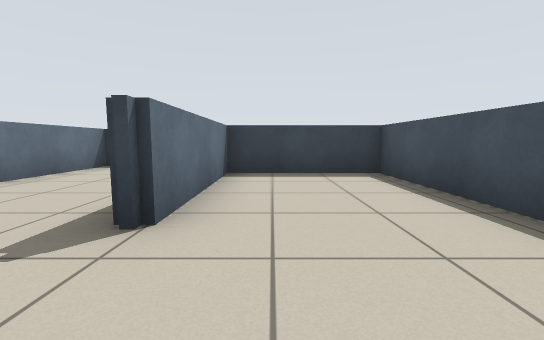
[1] (above)

24 first-person views from a walk through a world built for the Player/Stage simulator. The camera is 0.67 m above the floor, tilts 6° down and sees 90° across. Floor lines are 1 m apart. The floor is counted in squares, 1 m on a side. Each view is taken from the middle of a square. On the plan, view 1 faces up. The plan holds only what a view shows up to about 9 squares ahead; the rest is blank. Robots are left out.

[2]
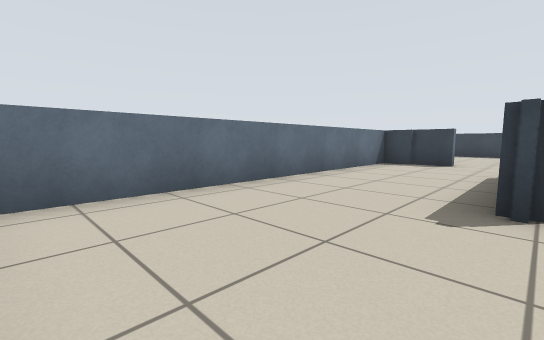

[3]
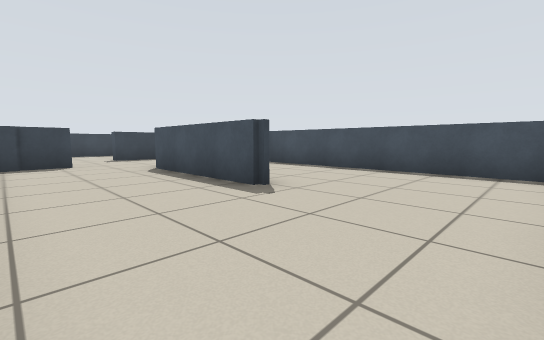

[4]
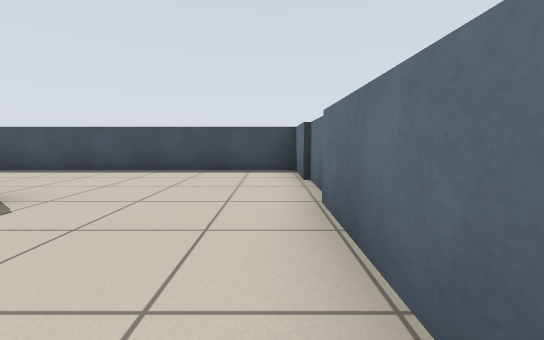

[5]
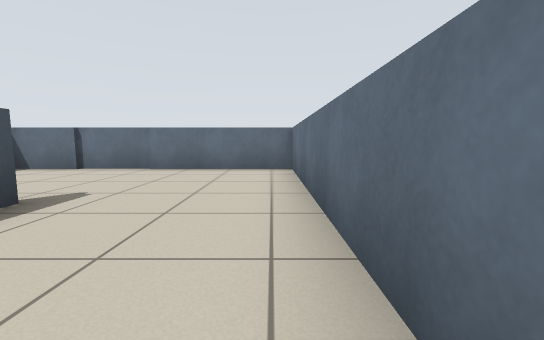

[6]
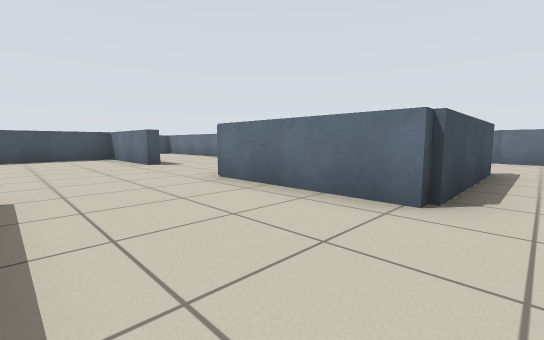

[7]
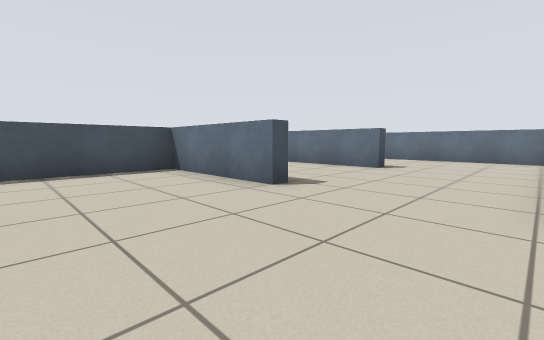

[8]
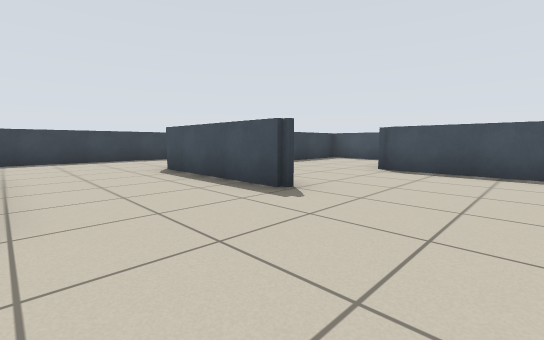

[9]
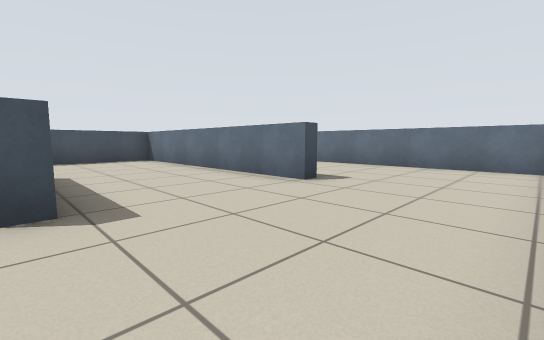

[10]
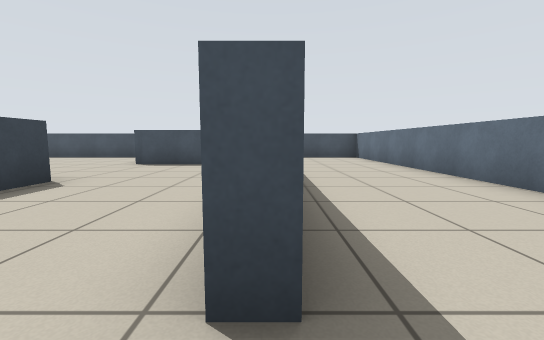

[11]
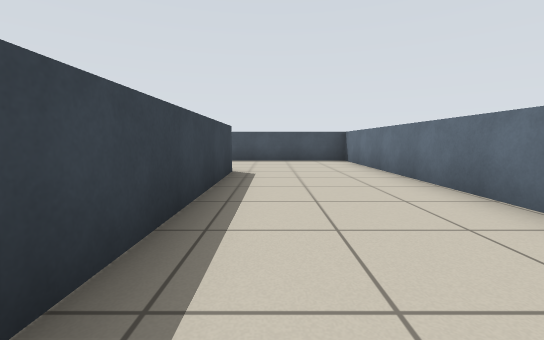

[12]
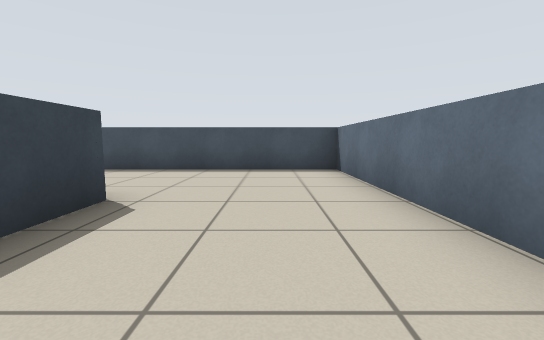

[13]
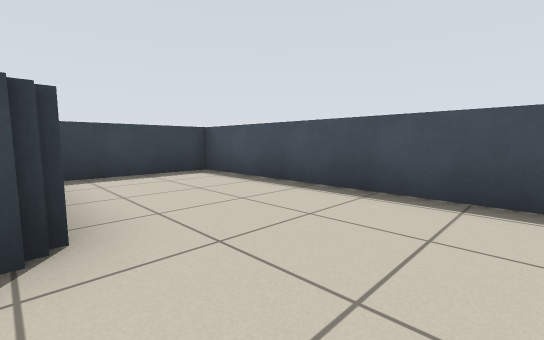

[14]
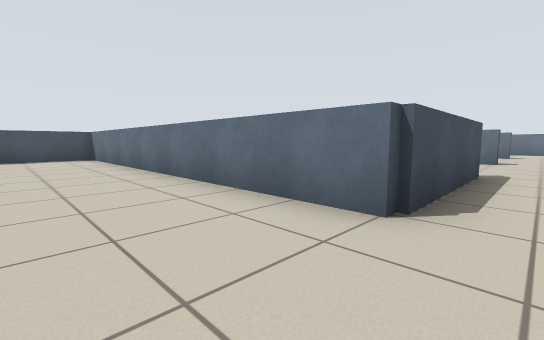

[15]
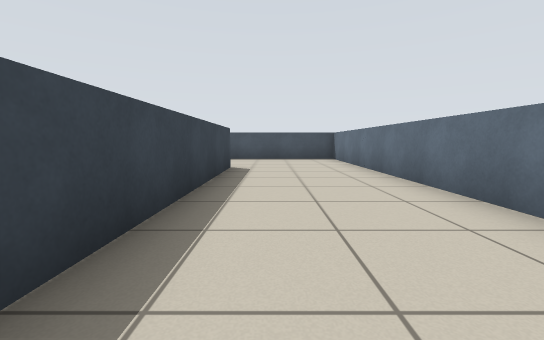

[16]
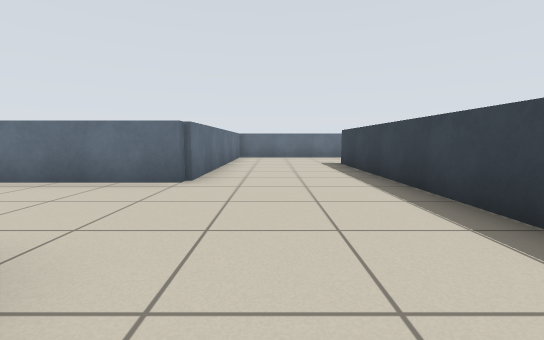

[17]
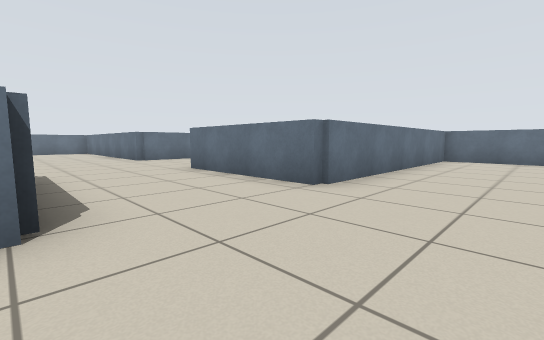

[18]
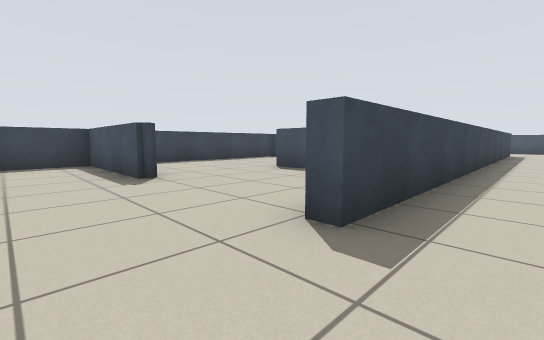

[19]
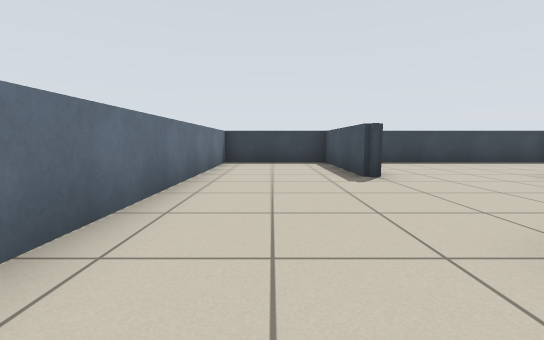

[20]
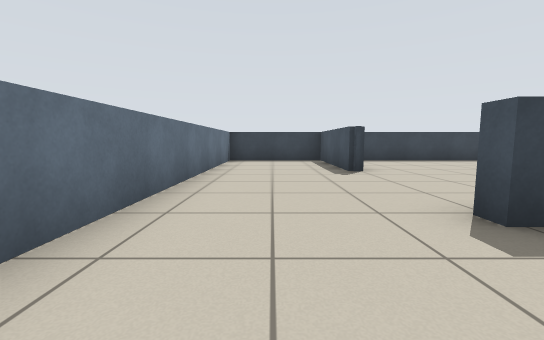

[21]
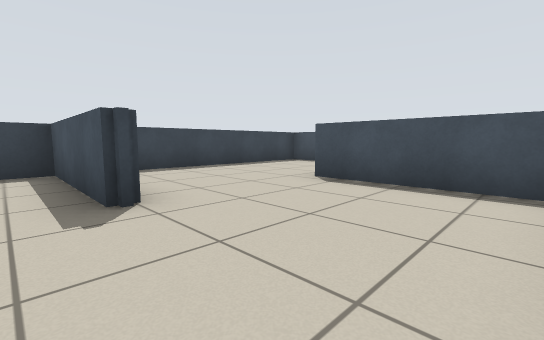

[22]
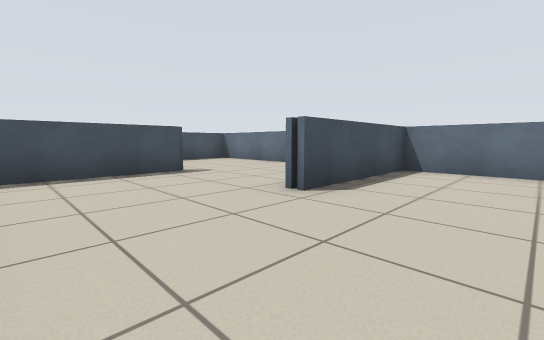

[23]
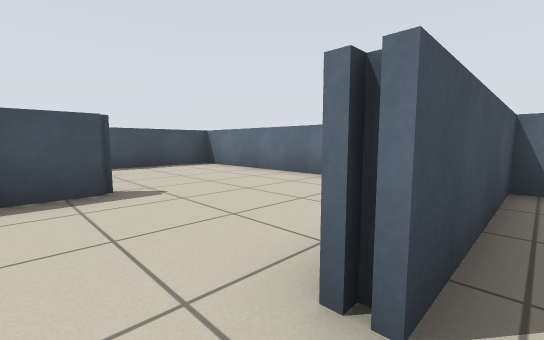

[24]
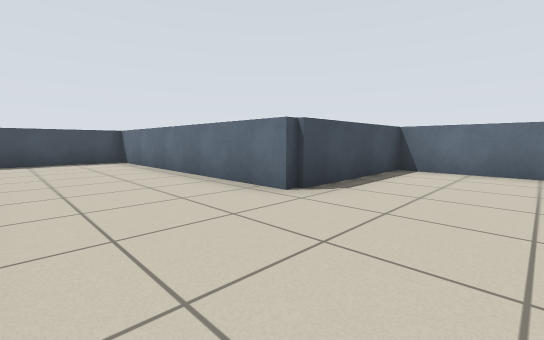

### Floor plan
Ten units are one square. View 1 is at (0, 0); x grows to the right and y downward. Boxes are objects, and circles mark ways between rooms. Rooms are numbered by the first view taken in them; rooms with no view inside come last. Other rooms are left out.
<svg viewBox="-50 -252 220 273">
<path fill="none" stroke="#000" d="M-26 -75 -45 -75 -45 16 23 16 23 -57 -9 -57 -9 -21 -13 -21 -13 -60M59 -95 59 -136 155 -136M59 -56 59 -60 94 -60 94 -99M95 -57 86 -57M59 -22 121 -22M129 -30 129 -61M-13 -60 26 -60M131 -171 -13 -171 -13 -175M132 -19 78 -19M-1 -174 23 -174 23 -211M165 -146 165 -160M29 16 165 16 165 -57 136 -57M-9 -211 -13 -211 -13 -247 -45 -247 -45 -136 26 -136 26 -96M59 -209 59 -241M51 -174 94 -174 94 -211M58 -247 2 -247M94 -211 165 -211 165 -240"/>
<circle cx="-20" cy="-60" r="3" fill="#2a7"/>
<circle cx="5" cy="-210" r="3" fill="#2a7"/>
<circle cx="75" cy="-210" r="3" fill="#2a7"/>
<text x="-20" y="-20">1</text>
<text x="70" y="-100">2</text>
<text x="40" y="-210">3</text>
<text x="110" y="-230">4</text>
</svg>
Room 1 opens to room 2. Room 2 opens to room 3. Room 3 opens to room 4.

Where each view was taken, in squares from view 1:
view 1: 0 up, 0 right, facing up
view 2: 1 down, 1 left, facing up-left
view 3: 1 down, 4 left, facing up-right
view 4: 1 down, 4 left, facing right
view 5: 5 up, 4 left, facing down
view 6: 9 up, 2 left, facing down-right
view 7: 9 up, 3 right, facing down-right
view 8: 7 up, 3 right, facing up-right
view 9: 6 up, 3 right, facing down-right
view 10: 2 up, 5 right, facing right
view 11: 1 up, 7 right, facing right
view 12: 0 up, 10 right, facing right
view 13: 0 up, 13 right, facing up-right
view 14: 16 up, 5 right, facing down-right
view 15: 16 up, 6 right, facing right
view 16: 15 up, 7 right, facing left
view 17: 16 up, 6 right, facing down-left
view 18: 16 up, 3 left, facing up-right
view 19: 16 up, 3 left, facing up
view 20: 15 up, 3 left, facing up
view 21: 18 up, 2 left, facing up-right
view 22: 24 up, 0 right, facing down-right
view 23: 22 up, 2 right, facing down-right
view 24: 24 up, 7 right, facing down-right
